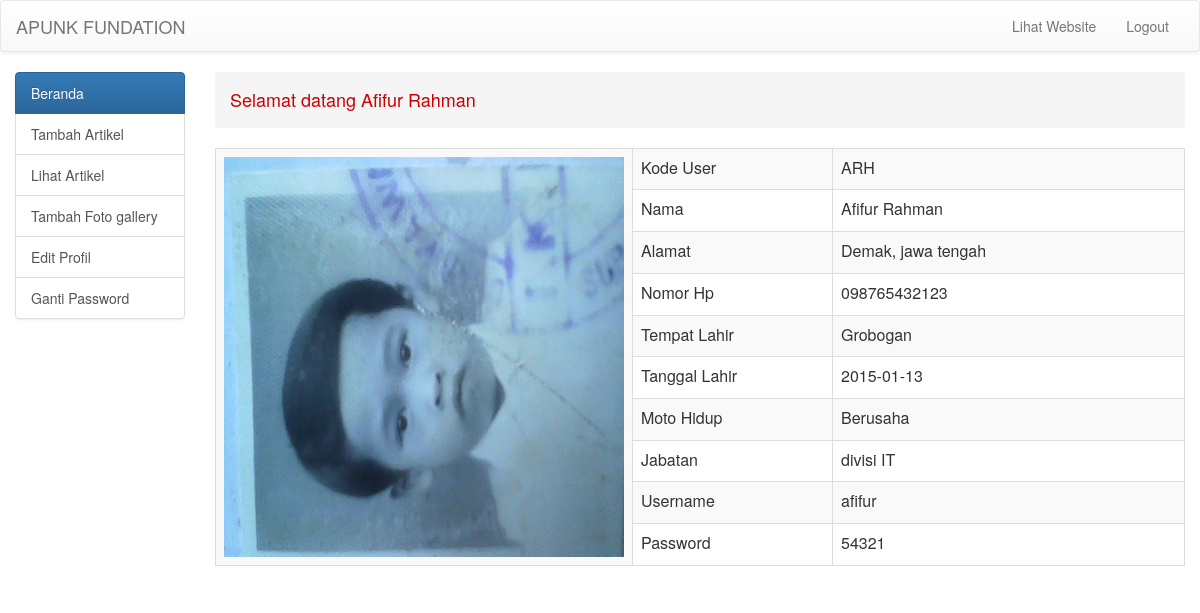
Page /user/ (signed in) on the committed database.
### tables this page shows
CREATE TABLE IF NOT EXISTS `user` (
  `id_user` varchar(10) NOT NULL,
  `nama_user` varchar(60) NOT NULL,
  `alamat_user` varchar(60) NOT NULL,
  `nomor_hp_user` varchar(15) NOT NULL,
  `tempat_lahir` varchar(30) NOT NULL,
  `tanggal_lahir` varchar(20) NOT NULL,
  `moto_hidup` varchar(100) NOT NULL,
  `jabatan` varchar(20) NOT NULL,
  `foto` varchar(200) NOT NULL,
  `username` varchar(50) NOT NULL,
  `password` varchar(50) NOT NULL,
  PRIMARY KEY (`id_user`)
);

### user/beranda.php (the view, shortened to what this page needs)
<?php
	$data_user = mysql_fetch_array(mysql_query("SELECT * FROM user WHERE id_user = '$_SESSION[username]' "));
?>
<html>
	<head>
	</head>
		<body>
			<table class="table table-striped table-bordered">
				<tr>
					<th rowspan="10" width="400">
						<img src="foto_user/<?php echo $data_user['foto']; ?>" width="400" height="400" />
					</th>
					<td width="200">Kode User</td>
					<td><?php echo $data_user['id_user']; ?></td>
				</tr>
				<tr>
					<td>Nama</td>
					<td><?php echo $data_user['nama_user']; ?></td>
				</tr>
				<tr>
					<td>Alamat</td>
					<td><?php echo $data_user['alamat_user']; ?></td>
				</tr>
				<tr>
					<td>Nomor Hp</td>
					<td><?php echo $data_user['nomor_hp_user']; ?></td>
				</tr>
				<tr>
					<td>Tempat Lahir</td>
					<td><?php echo $data_user['tempat_lahir']; ?></td>
				</tr>
				<tr>
					<td>Tanggal Lahir</td>
					<td><?php echo $data_user['tanggal_lahir']; ?></td>
				</tr>
				<tr>
					<td>Moto Hidup</td>
					<td><?php echo $data_user['moto_hidup']; ?></td>
				</tr>
				<tr>
					<td>Jabatan</td>
					<td><?php echo $data_user['jabatan']; ?></td>
				</tr>
				<tr>
					<td>Username</td>
					<td><?php echo $data_user['username']; ?></td>
				</tr>
				<tr>
					<td>Password</td>
					<td><?php echo $data_user['password']; ?></td>
				</tr>
			</table>
		</body>
</html>

### user/index.php (shortened to what this page needs)
<?php
	if(isset($_SESSION['username'])){
		$user = mysql_fetch_array(mysql_query("SELECT nama_user FROm user WHERE id_user = '$_SESSION[username]' "));
?>
<html>
	<head>
    	<link rel="stylesheet" href="css/bootstrap.min.css">
    	<link rel="stylesheet" href="css/bootstrap-theme.min.css">
	</head>
		<body>
			<nav class="navbar navbar-default">
			  <div class="container-fluid">
			    <div class="navbar-header">
			      <a class="navbar-brand" href="#">APUNK FUNDATION</a>
			    </div>
			    <div class="collapse navbar-collapse" id="bs-example-navbar-collapse-1">
			      <ul class="nav navbar-nav navbar-right">
			        <li><a href="../" target="_blank">Lihat Website</a></li>
			        <li><a href="logout.php" onclick="return confirm('Apakah anda ingin keluar dari sistem ini ?')">Logout</a></li>
			      </ul>
			    </div>
			  </div>
			</nav>
			<div class="container-fluid">
				<div class="row">
					<div class="col-xs-2">
						<div class="list-group">
							  <a href="?page=beranda" class="list-group-item active">
							    Beranda
							  </a>
							  <a href="?page=tambah_artikel" class="list-group-item">Tambah Artikel</a>
							  <a href="?page=lihat_artikel" class="list-group-item">Lihat Artikel</a>
							  <a href="?page=tambah_foto" class="list-group-item">Tambah Foto gallery</a>
							  <a href="?page=edit_profil" class="list-group-item">Edit Profil</a>
							  <a href="?page=ganti_password" class="list-group-item">Ganti Password</a>
						</div>
					</div>
					<div class="col-xs-10">
						<div class="breadcrumb">
							  <h4 style="color:#CC0000;">Selamat datang <?php echo $user['nama_user']; ?></h4>
						</div>
					</div>
					<div class="col-xs-10">
						<?php
							$page = $_GET['page'];
							if ($page=="") {
								include 'beranda.php';
							}
						?>
					</div>
				</div>
			</div>
		</body>
</html>
<?php
	}else{
		header("location:../");
	}
?>

### rows in the picture
user: nama_user "Afifur Rahman", foto (picture), id_user "ARH", alamat_user "Demak, jawa tengah", nomor_hp_user "098765432123", tempat_lahir "Grobogan", tanggal_lahir "2015-01-13", moto_hidup "Berusaha", jabatan "divisi IT", username "afifur", password "54321"
